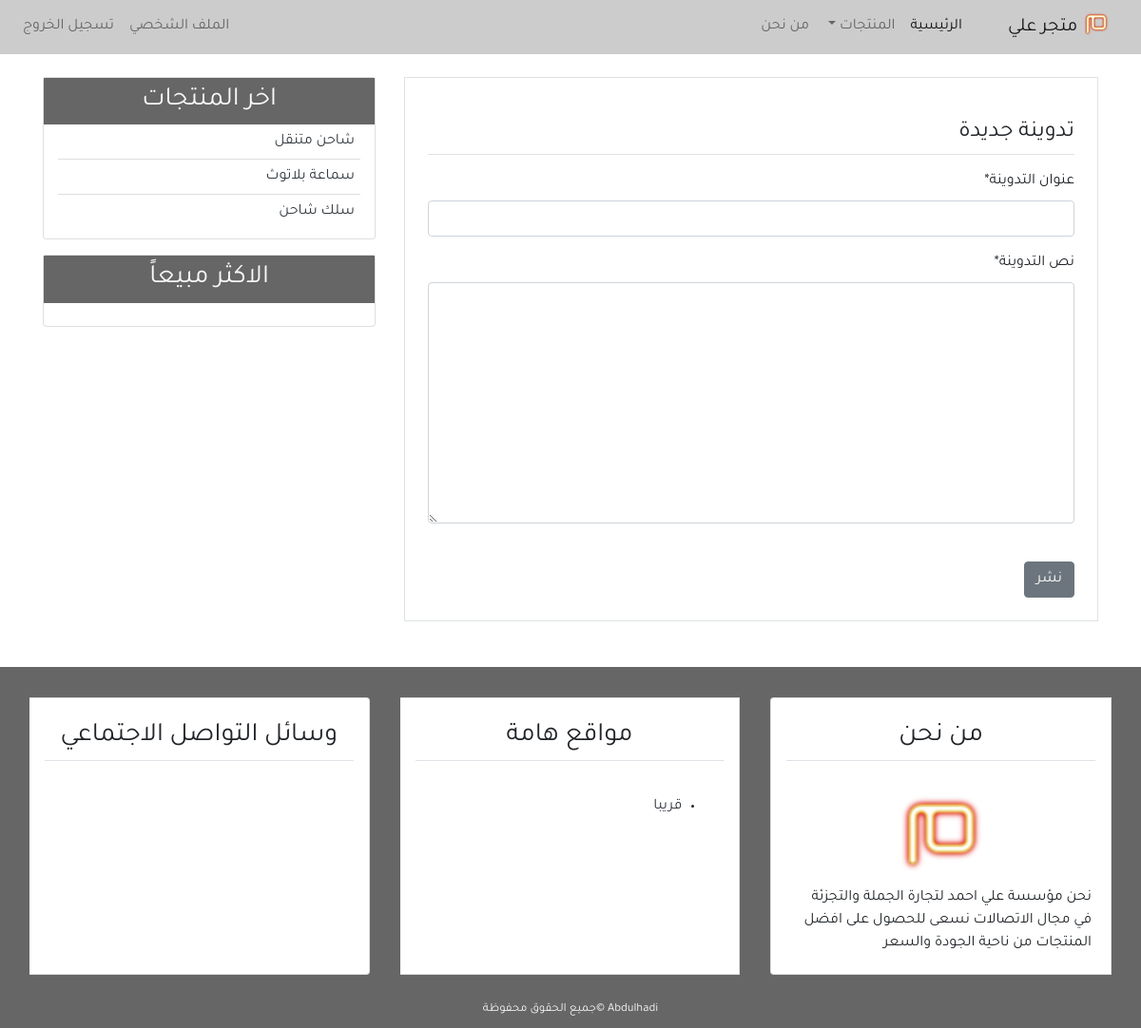
Before: /new_post/ (signed in) with the older database file.
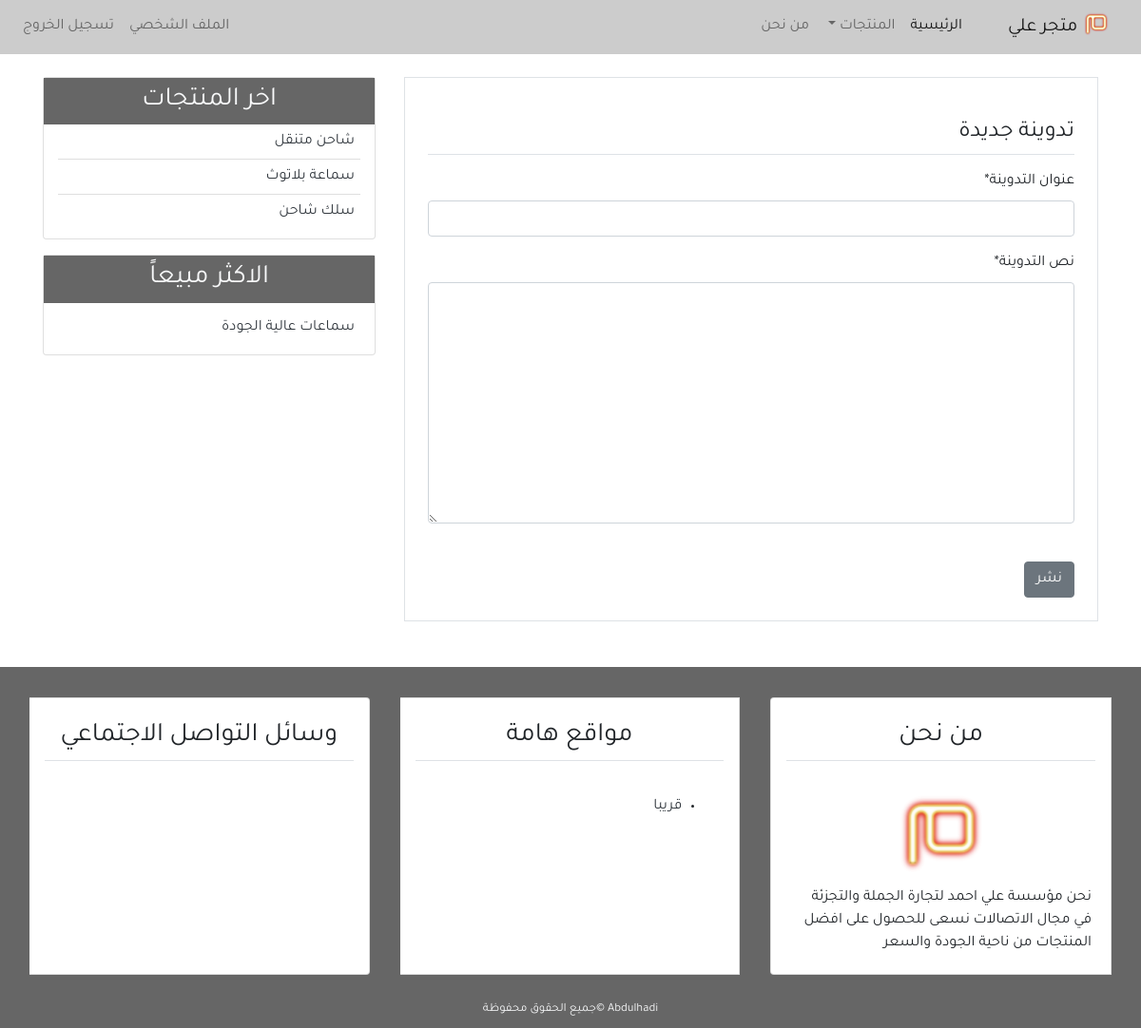
After: the same page with the newer database file.
### blog/models.py (models this page shows, shortened)
class Post(models.Model):
    image_project = models.ImageField(default='default.jpg', upload_to='post_co')
    title = models.CharField(max_length=100)
    content = models.TextField()
    post_date = models.DateTimeField(default=timezone.now)
    post_update = models.DateTimeField(auto_now=True)
    author = models.ForeignKey(User, on_delete=models.CASCADE)
    class Meta:
        ordering = ('-post_date', )

class Top5(models.Model):
    image_top = models.ImageField(default='default.jpg', upload_to='top_5')
    title = models.CharField(max_length=100)
    old_prais = models.CharField(max_length=100)
    new_prais = models.CharField(max_length=100)
    content = models.TextField()

### blog/views.py (the view, shortened to what this page needs)
# urls.py: path('new_post/', PostCreateView.as_view(), name='new_post'),
class PostCreateView(LoginRequiredMixin, CreateView):
    model = Post
    template_name = 'blog/new_post.html'
    form_class = PostCreateForm

### blog/forms.py
class PostCreateForm(forms.ModelForm):
    title = forms.CharField(label='عنوان التدوينة')
    content = forms.CharField(label='نص التدوينة', widget=forms.Textarea)
    class Meta:
        model = Post
        fields = ['title', 'content']

### blog/templatetags/post_tag.py (called while the page is built)
@register.inclusion_tag('blog/latest_posts.html')
def latest_posts():
    context = {
        'l_posts': Post.objects.all()[0:5]
    }
    return context

@register.inclusion_tag('blog/latest_comments.html')
def latest_comments():
    context = {
        'l_Top5': Top5.objects.all()[0:5]
    }
    return context

### blog/templates/blog/new_post.html (shortened to what this page needs)
{% extends 'blog/base.html' %}
{% block content %}
{% load crispy_forms_tags %}
<div class="border p-4 mb-5">
    <legend class="border-bottom pb-1 mb-3 mt-3">تدوينة جديدة</legend>
    <form method="POST">
        {{form|crispy}}
        <input class="btn btn-secondary mt-4" type="submit" value="نشر">
    </form>
</div>
{% endblock content %}

### blog/templates/blog/latest_posts.html
<ul class="list-group-flush latest-post">
    {% for post in l_posts %}
    <li class="list-group-item latest-post-item">
        <a class="text-dark" href="{% url 'detail' post.id %}">{{post.title}}</a>
    </li>
    {% endfor %}
</ul>

### blog/templates/blog/latest_comments.html
<ul class="list-group-flush latest-comment">
    {% for top in l_Top5 %}
    <li class="list-group-item latest-comment-item">
        <a class="text-dark" href="{% url 'topdetail' top.id %}">
            {{top.title}}
        </a>
    </li>
    {% endfor %}
</ul>

Changed rows visible on the page:
added Top5: title "سماعات عالية الجودة"
